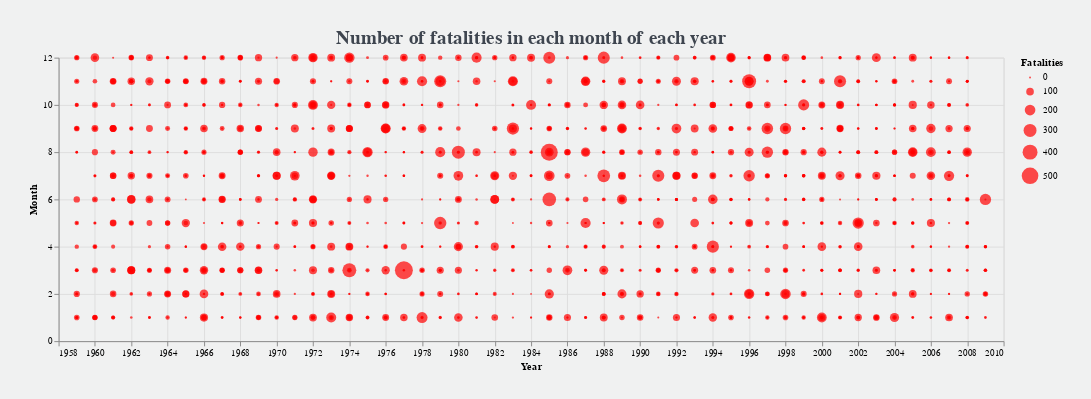

Notebook source saved alongside this figure:
### Markdown cell above
Visualising.

### Code cell
alt.Chart(vis1).mark_circle().encode(
    x = alt.X('year(Date):T', scale = alt.Scale(zero = False, domain = (1958, 2010)), title = "Year"),
    y = alt.Y('Month:Q', title = "Month"),

    color = alt.value('red'),
    size = alt.Size('Fatalities:Q'),
    tooltip = ['Aboard', 'Fatalities']
).properties(width = 1000, background = '#F0F1F1', padding = 30, title = alt.TitleParams(text = 'Number of fatalities in each month of each year',
                    font = 'Inconsolata', fontSize = 20, color = '#3E454F'))

### Figure 1 — Vega-Lite specification as saved in the notebook (floating-point values rounded to 4 significant figures; data arrays with more than 128 entries replaced by an {"elided": "..."} marker saying what was removed)
{"config": {"view": {"continuousWidth": 400, "continuousHeight": 300}}, "data": {"name": "data-7105320582953358b0810ada5eaf2c49"}, "mark": "circle", "background": "#F0F1F1", "encoding": {"color": {"value": "red"}, "size": {"type": "quantitative", "field": "Fatalities"}, "tooltip": [{"type": "quantitative", "field": "Aboard"}, {"type": "quantitative", "field": "Fatalities"}], "x": {"type": "temporal", "field": "Date", "scale": {"domain": [1958, 2010], "zero": false}, "timeUnit": "year", "title": "Year"}, "y": {"type": "quantitative", "field": "Month", "title": "Month"}}, "padding": 30, "title": {"text": "Number of fatalities in each month of each year", "color": "#3E454F", "font": "Inconsolata", "fontSize": 20}, "width": 1000, "$schema": "https://vega.github.io/schema/vega-lite/v4.0.0.json", "datasets": {"data-7105320582953358b0810ada5eaf2c49": {"elided": "2158 records"}}}
